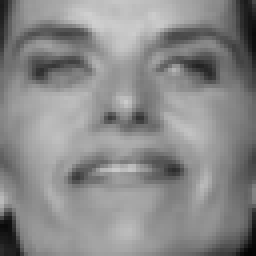
#> input picture FG1/visage (1023).pgm, 64 x 64 px (shown 4 times larger); its folder holds 4 pictures in this run
$ python eighenfaces.py
#> lines starting #> are read from the running program, lines starting #| are printed output that depends on the picture
# -*- coding: utf-8 -*-
"""
Created on Tue Apr 13 16:46:58 2021

@author: Yanis Zatout
"""


import cv2 as cv
import glob
import numpy as np
from numpy.linalg import svd
import numpy.linalg as npl
import matplotlib.pyplot as plt

path1='FG1/'
path2='FG2/'


pgms    = glob.glob(path1+'*.pgm')

pgms2   = glob.glob(path2+'*.pgm')
# [9 lines left out: function affiche_image, not called in this run]

def read_n_first_images(path,n=None):
#> called with n = 1680
    if n is None:
        images=[]
        for paths in path:
            images.append(cv.imread(paths,0))

        return images
    images=[]
    for paths in path[:n]:
        images.append(cv.imread(paths,0))
    return images

def reshape_images(images,shape=(1,4096)):
#> called with shape = (1, 4096)
    reshaped=images
    for i in range(len(images)):
        reshaped[i]=reshaped[i].reshape(shape)
    return reshaped


def create_M(FlattenedImages):
    meanImages=np.mean(FlattenedImages,axis=0).reshape(1,-1)
    stdImages=np.std(FlattenedImages,axis=0).reshape(1,-1)

    return np.concatenate((meanImages,stdImages),axis=0)

# [7 lines left out: function affiche, not called in this run]

def learn(path, number_of_images=100,k=50, plot=False):
    images = read_n_first_images(path,number_of_images)
    X=reshape_images(images)
    X=np.concatenate(X)
    M=create_M(X)
    Y=(X - M[0,:])/M[1,:]
    _,S,Vt=svd(Y)
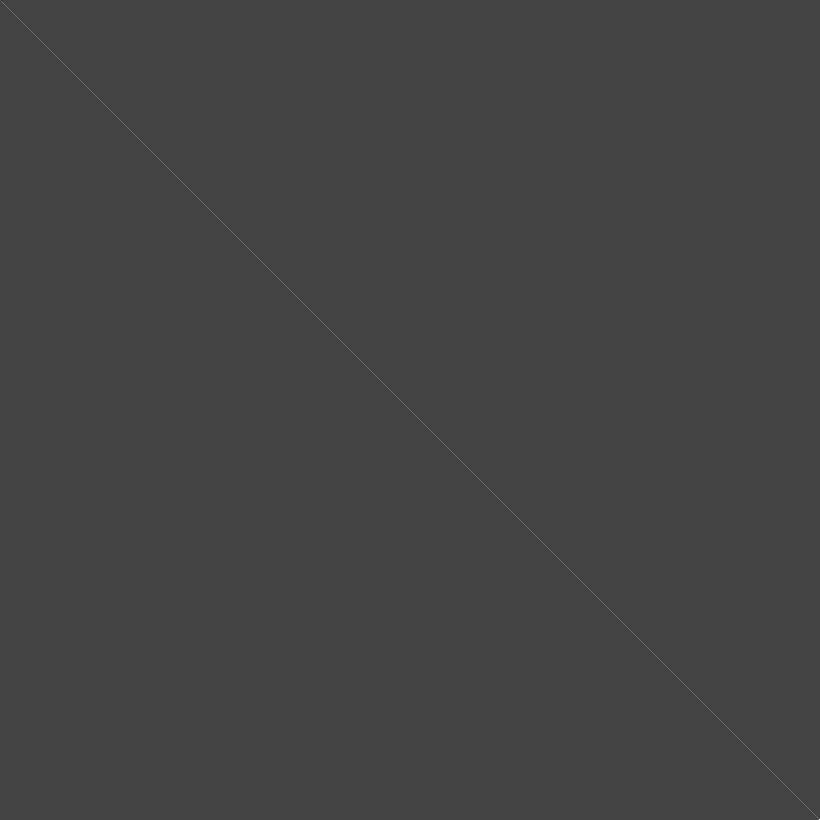
#> Vt: shape (4096, 4096) float64 (shown at 1/5 size); min -0.362, max 1, mean 0.000151; drawn with min black and max white
    P=Vt.T
    Pk=P[:,:k]
    Z=Y@Pk
    if plot == True:
        affiche(S,k)
    return M,Pk,Z

# [31 lines left out: functions affiche_pairs, compute_Z, ajout, get_dist_images, not called in this run]

def create_test_Z(path,M):
    test_set = read_n_first_images(pgms2)
    test_set = reshape_images(test_set)
    test_set = np.concatenate(test_set)
    normalised=(test_set - M[0])/M[1]
    zp=normalised@Pk

    return zp


M,Pk,Z=learn(pgms,1680,100)
train=read_n_first_images(pgms,1680)


test=read_n_first_images(pgms2)

zp = create_test_Z(pgms2,M)
#> (the run stopped early here; a loop or call above may not have finished)
